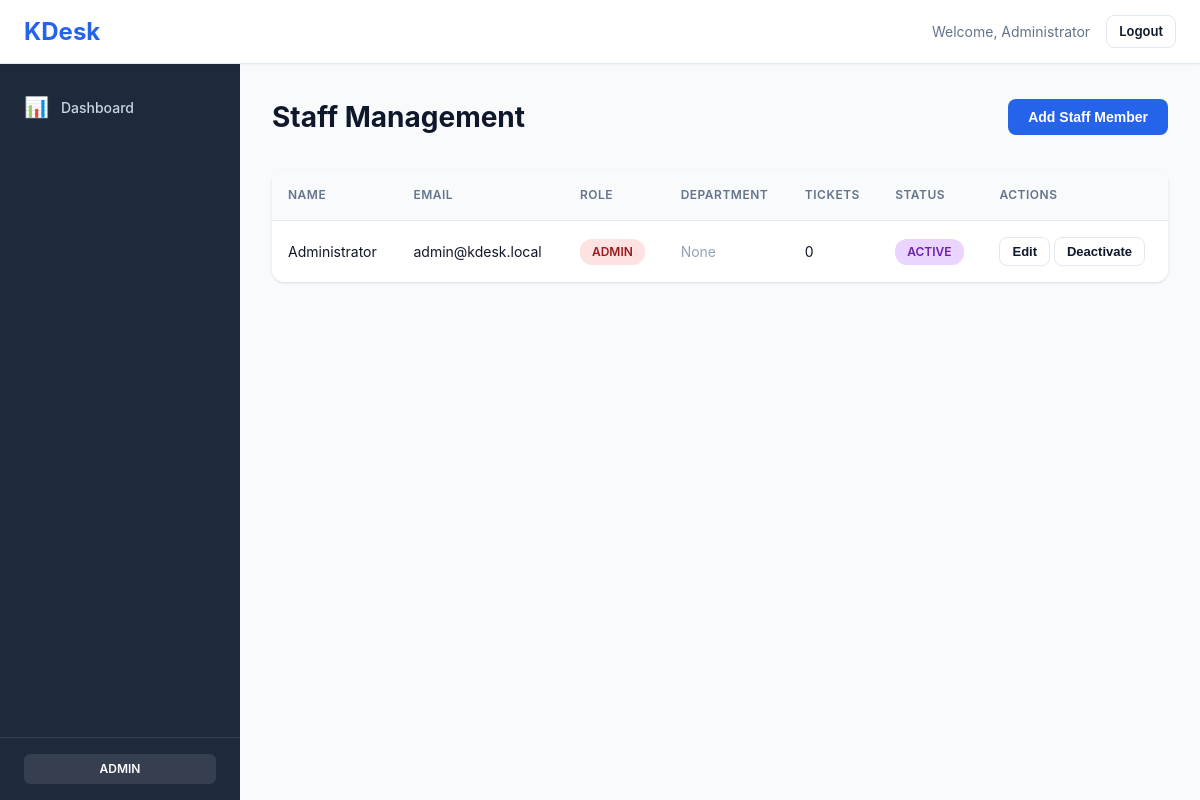
Page /staff.php (signed in) on the committed database.
### tables this page shows
CREATE TABLE users (
    id INT AUTO_INCREMENT PRIMARY KEY,
    email VARCHAR(255) NOT NULL UNIQUE,
    name VARCHAR(255) NOT NULL,
    password VARCHAR(255) NOT NULL,
    role ENUM('staff', 'admin') DEFAULT 'staff',
    department_id INT NULL,
    avatar_url VARCHAR(500) NULL,
    is_active BOOLEAN DEFAULT TRUE,
    must_change_password BOOLEAN DEFAULT TRUE,
    created_at TIMESTAMP DEFAULT CURRENT_TIMESTAMP,
    updated_at TIMESTAMP DEFAULT CURRENT_TIMESTAMP ON UPDATE CURRENT_TIMESTAMP,
    INDEX idx_email (email),
    INDEX idx_department (department_id)
);

### public/auth.php (called while the page is built, shortened)
<?php
require_once 'db.php';
function isLoggedIn() {
    return isset($_SESSION['user_id']);
}
function getCurrentUser() {
    return db()->fetchOne(
        "SELECT id, email, name, role, department_id, avatar_url, is_active FROM users WHERE id = ?",
        [$_SESSION['user_id']]
    );
}

### public/db.php (called while the page is built, shortened)
<?php
class Database {
    private static $instance = null;
    private $connection;
    private function __construct() {
        try {
            $dsn = "mysql:host=" . DB_HOST . ";dbname=" . DB_NAME . ";charset=" . DB_CHARSET;
            $options = [
                PDO::ATTR_ERRMODE => PDO::ERRMODE_EXCEPTION,
                PDO::ATTR_DEFAULT_FETCH_MODE => PDO::FETCH_ASSOC,
                PDO::ATTR_EMULATE_PREPARES => false,
            ];
            $this->connection = new PDO($dsn, DB_USER, DB_PASS, $options);
        } catch (PDOException $e) {
            die("Database connection failed: " . $e->getMessage());
        }
    }
    public static function getInstance() {
        if (self::$instance === null) {
            self::$instance = new self();
        }
        return self::$instance;
    }
    public function query($sql, $params = []) {
        $stmt = $this->connection->prepare($sql);
        $stmt->execute($params);
        return $stmt;
    }
    public function fetchAll($sql, $params = []) {
        return $this->query($sql, $params)->fetchAll();
    }
    public function fetchOne($sql, $params = []) {
        return $this->query($sql, $params)->fetch();
    }
}
function db() {
    return Database::getInstance();
}

### public/functions.php (called while the page is built, shortened)
<?php
function escape($string) {
    return htmlspecialchars($string, ENT_QUOTES, 'UTF-8');
}

### public/staff.php (the view, shortened to what this page needs)
<?php
require_once 'auth.php';
require_once 'functions.php';
$user = getCurrentUser();
$staffMembers = db()->fetchAll("
    SELECT u.*, d.name as department_name,
           (SELECT COUNT(*) FROM tickets WHERE assigned_to_id = u.id) as ticket_count
    FROM users u
    LEFT JOIN departments d ON u.department_id = d.id
    ORDER BY u.created_at DESC
");
?>
<!DOCTYPE html>
<html lang="en">
<head>
    <link rel="stylesheet" href="assets/css/style.css">
</head>
<body>
    <?php include 'includes/header.php'; ?>
    <div class="container-fluid">
        <div class="row">
            <?php include 'includes/sidebar.php'; ?>
            <main class="main-content">
                <div class="page-header">
                    <h1>Staff Management</h1>
                    <button class="btn btn-primary" onclick="showModal('createModal')">Add Staff Member</button>
                </div>
                <div class="table-container">
                    <table class="table">
                        <thead>
                            <tr>
                                <th>Name</th>
                                <th>Email</th>
                                <th>Role</th>
                                <th>Department</th>
                                <th>Tickets</th>
                                <th>Status</th>
                                <th>Actions</th>
                            </tr>
                        </thead>
                        <tbody>
                            <?php foreach ($staffMembers as $staff): ?>
                            <tr>
                                <td><?php echo escape($staff['name']); ?></td>
                                <td><?php echo escape($staff['email']); ?></td>
                                <td>
                                    <span class="badge <?php echo $staff['role'] === 'admin' ? 'badge-high' : 'badge-normal'; ?>">
                                        <?php echo ucfirst($staff['role']); ?>
                                    </span>
                                </td>
                                <td><?php echo $staff['department_name'] ? escape($staff['department_name']) : '<span class="text-muted">None</span>'; ?></td>
                                <td><?php echo $staff['ticket_count']; ?></td>
                                <td>
                                    <?php if ($staff['is_active']): ?>
                                        <span class="badge badge-solved">Active</span>
                                    <?php else: ?>
                                        <span class="badge badge-closed">Inactive</span>
                                    <?php endif; ?>
                                </td>
                                <td>
                                    <button class="btn btn-sm btn-outline" onclick="editStaff(<?php echo htmlspecialchars(json_encode($staff)); ?>)">Edit</button>
                                    <form method="POST" style="display: inline;" onsubmit="return confirm('Toggle status?')">
                                        <button type="submit" class="btn btn-sm btn-outline">
                                            <?php echo $staff['is_active'] ? 'Deactivate' : 'Activate'; ?>
                                        </button>
                                    </form>
                                </td>
                            </tr>
                            <?php endforeach; ?>
                        </tbody>
                    </table>
                </div>
            </main>
        </div>
    </div>
</body>
</html>

### public/includes/header.php
<header class="main-header">
    <div class="header-left">
        <a href="dashboard.php" class="logo"><?php echo APP_NAME; ?></a>
    </div>
    <div class="header-right">
        <span class="user-name">Welcome, <?php echo escape($user['name']); ?></span>
        <a href="logout.php" class="btn btn-sm btn-outline">Logout</a>
    </div>
</header>

### public/includes/sidebar.php (shortened to what this page needs)
<aside class="sidebar">
    <nav class="sidebar-nav">
        <a href="dashboard.php" class="nav-item <?php echo basename($_SERVER['PHP_SELF']) === 'dashboard.php' ? 'active' : ''; ?>">
            <span class="nav-icon">📊</span>
            <span class="nav-label">Dashboard</span>
        </a>
    </nav>
    <div class="sidebar-footer">
        <div class="user-role-badge">
            <?php echo ucfirst($user['role']); ?>
        </div>
    </div>
</aside>

### public/assets/css/style.css (style rules this page uses)
:root { --primary-color: #2563eb; --primary-hover: #1d4ed8; --secondary-color: #64748b; --success-color: #10b981; --warning-color: #f59e0b; --danger-color: #ef4444; --background: #f8fafc; --surface: #ffffff; --border: #e2e8f0; --text-primary: #0f172a; --text-secondary: #64748b; --text-muted: #94a3b8; --sidebar-bg: #1e293b; --sidebar-hover: #334155; --header-bg: #ffffff; --shadow-sm: 0 1px 2px 0 rgb(0 0 0 / 0.05); --shadow: 0 1px 3px 0 rgb(0 0 0 / 0.1), 0 1px 2px -1px rgb(0 0 0 / 0.1); --shadow-md: 0 4px 6px -1px rgb(0 0 0 / 0.1), 0 2px 4px -2px rgb(0 0 0 / 0.1); --shadow-lg: 0 10px 15px -3px rgb(0 0 0 / 0.1), 0 4px 6px -4px rgb(0 0 0 / 0.1); }
* { margin: 0; padding: 0; box-sizing: border-box; }
body { font-family: -apple-system, BlinkMacSystemFont, 'Segoe UI', Roboto, 'Helvetica Neue', Arial, sans-serif; font-size: 14px; line-height: 1.5; color: var(--text-primary); background: var(--background); }
.main-header { height: 64px; background: var(--header-bg); border-bottom: 1px solid var(--border); display: flex; align-items: center; justify-content: space-between; padding: 0 24px; position: sticky; top: 0; z-index: 100; box-shadow: var(--shadow-sm); }
.header-left .logo { font-size: 24px; font-weight: 700; color: var(--primary-color); text-decoration: none; }
.header-right { display: flex; align-items: center; gap: 16px; }
.user-name { color: var(--text-secondary); font-size: 14px; }
.container-fluid { width: 100%; }
.row { display: flex; min-height: calc(100vh - 64px); }
.sidebar { width: 240px; background: var(--sidebar-bg); display: flex; flex-direction: column; position: sticky; top: 64px; height: calc(100vh - 64px); }
.sidebar-nav { flex: 1; padding: 16px 0; }
.nav-item { display: flex; align-items: center; gap: 12px; padding: 12px 24px; color: #cbd5e1; text-decoration: none; transition: all 0.2s; }
.nav-icon { font-size: 20px; }
.nav-label { font-size: 14px; font-weight: 500; }
.sidebar-footer { padding: 16px 24px; border-top: 1px solid rgba(255, 255, 255, 0.1); }
.user-role-badge { background: rgba(255, 255, 255, 0.1); color: #ffffff; padding: 6px 12px; border-radius: 6px; text-align: center; font-size: 12px; font-weight: 600; text-transform: uppercase; }
.main-content { flex: 1; padding: 32px; overflow-y: auto; }
.page-header { display: flex; justify-content: space-between; align-items: center; margin-bottom: 32px; }
.page-header h1 { font-size: 28px; font-weight: 700; color: var(--text-primary); }
.table-container { background: var(--surface); border-radius: 12px; box-shadow: var(--shadow); overflow: hidden; }
.table { width: 100%; border-collapse: collapse; }
.table thead { background: var(--background); }
.table th { padding: 16px; text-align: left; font-weight: 600; color: var(--text-secondary); font-size: 12px; text-transform: uppercase; letter-spacing: 0.5px; }
.table td { padding: 16px; border-top: 1px solid var(--border); }
.badge { display: inline-block; padding: 4px 12px; border-radius: 12px; font-size: 12px; font-weight: 600; text-transform: uppercase; }
.badge-solved { background: #e9d5ff; color: #6b21a8; }
.badge-high { background: #fee2e2; color: #991b1b; }
.btn { display: inline-block; padding: 10px 20px; border: none; border-radius: 8px; font-size: 14px; font-weight: 600; cursor: pointer; transition: all 0.2s; text-decoration: none; text-align: center; }
.btn-primary { background: var(--primary-color); color: #ffffff; }
.btn-outline { background: transparent; border: 1px solid var(--border); color: var(--text-primary); }
.btn-sm { padding: 6px 12px; font-size: 13px; }
.text-muted { color: var(--text-muted); }

### rows in the picture
users: name "Administrator", role "ADMIN", email "admin@kdesk.local", ticket_count "0", is_active "ACTIVE"

### other values in the picture
APP_NAME "KDesk"
